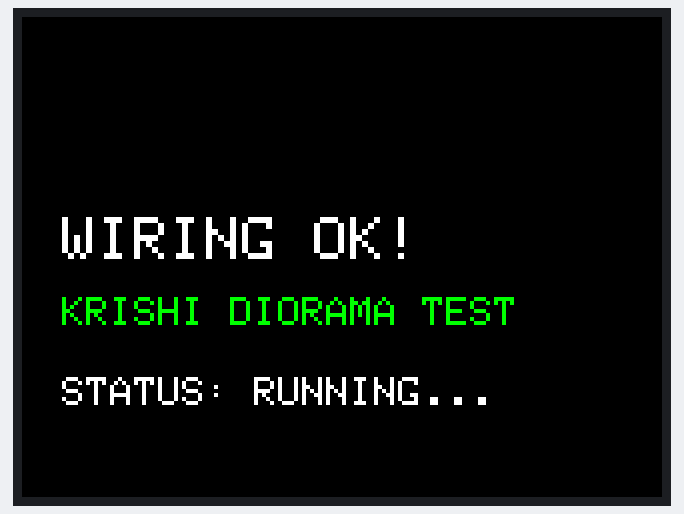
The sketch below on a simulated Arduino Mega 2560, built for the host (arithmetic inside an expression is 32-bit, double 64-bit). Shown: 320×240 colour display. What the sketch prints to the serial monitor is not drawn.

Above: at 3.5 s.
At 4.0 s:
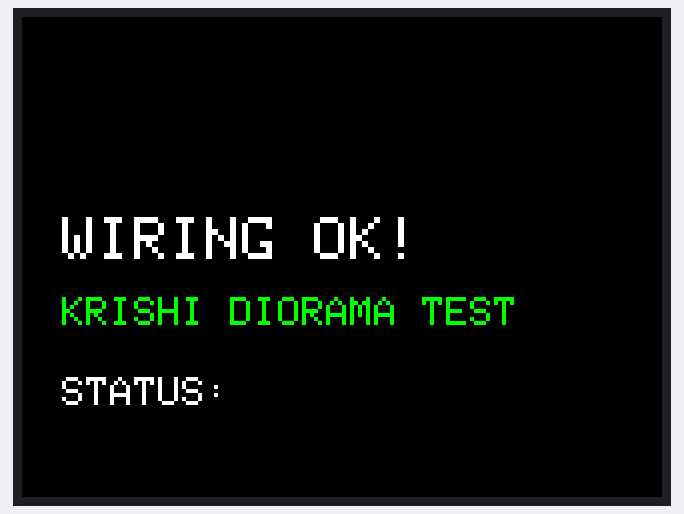

The sketch:

screen_test.ino
```cpp
#include <Adafruit_GFX.h>
#include <Adafruit_ILI9341.h>
#include <SPI.h>

// --- PIN CONFIG (Matching Krishi Final Pinout) ---
#define TFT_SCK  12
#define TFT_MOSI 11
#define TFT_MISO 13
#define TFT_CS   10
#define TFT_DC   21
#define TFT_RST  47

// Create display object using hardware SPI
Adafruit_ILI9341 tft = Adafruit_ILI9341(&SPI, TFT_DC, TFT_CS, TFT_RST);

void setup() {
  Serial.begin(115200);
  Serial.println("--- KRISHI SCREEN TEST ---");

  // 1. Initialize SPI Bus with custom pins
  SPI.begin(TFT_SCK, TFT_MISO, TFT_MOSI);

  // 2. Initialize Display at 20MHz (Safe Speed)
  Serial.println("Initializing screen...");
  tft.begin(20000000);
  tft.setRotation(1); // Landscape mode

  // 3. Simple Visual Test Sequence
  Serial.println("Testing Colors...");

  tft.fillScreen(ILI9341_RED);
  delay(1000);

  tft.fillScreen(ILI9341_GREEN);
  delay(1000);

  tft.fillScreen(ILI9341_BLUE);
  delay(1000);

  tft.fillScreen(ILI9341_BLACK);

  // 4. Text Display Test
  tft.setCursor(20, 100);
  tft.setTextColor(ILI9341_WHITE);
  tft.setTextSize(3);
  tft.println("WIRING OK!");

  tft.setCursor(20, 140);
  tft.setTextColor(ILI9341_GREEN);
  tft.setTextSize(2);
  tft.println("KRISHI DIORAMA TEST");

  Serial.println("Test Sequence Complete.");
}

void loop() {
  // Blink the text to show the chip is alive
  tft.setCursor(20, 180);
  tft.setTextColor(ILI9341_WHITE, ILI9341_BLACK);
  tft.setTextSize(2);
  tft.println("STATUS: RUNNING... ");
  delay(500);
  tft.setCursor(20, 180);
  tft.println("STATUS:            ");
  delay(500);
}
```

Measured:
- what the display in image 0 shows lasts 0.5 s, from 3.5 s to 4.0 s
